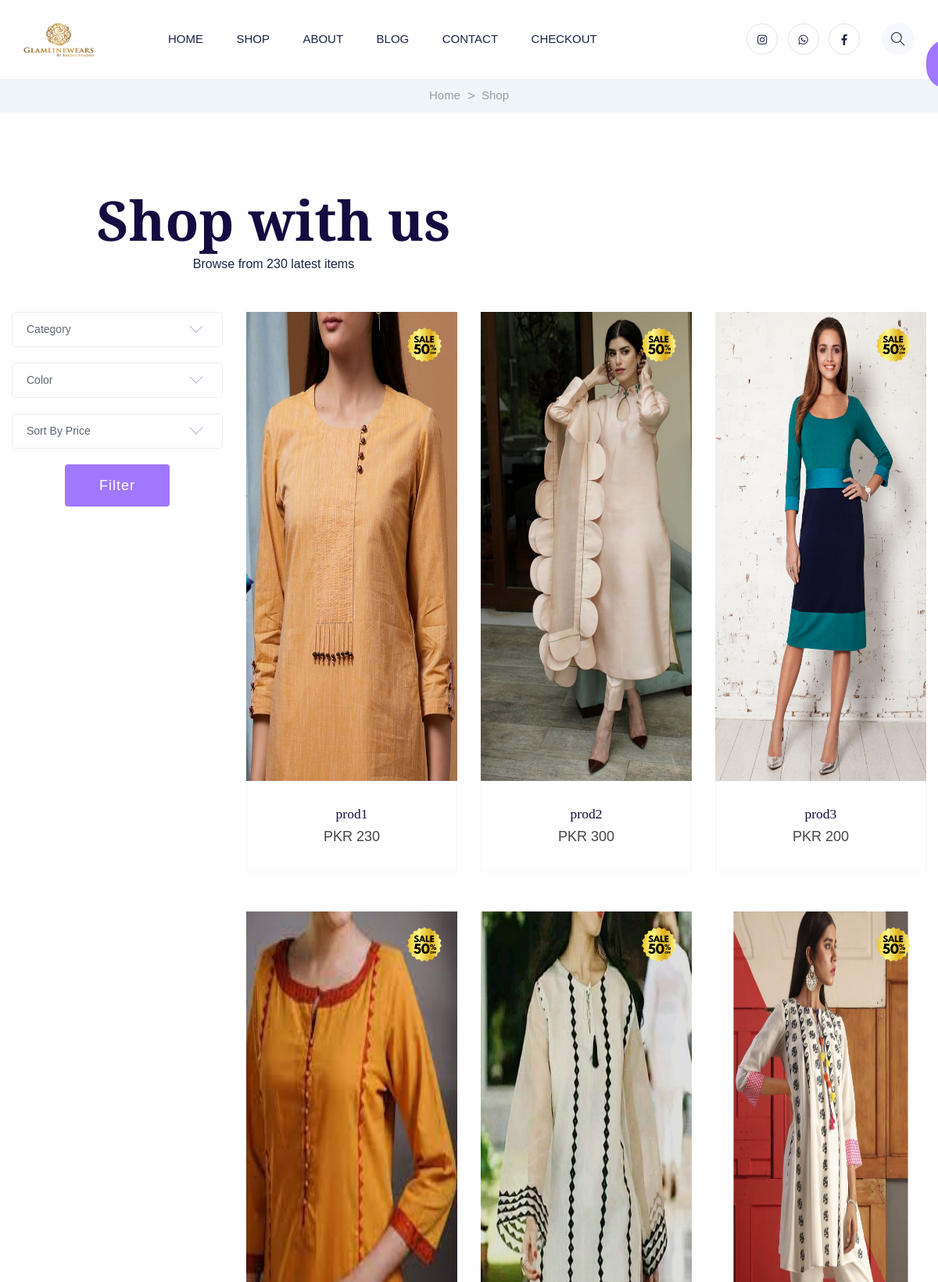
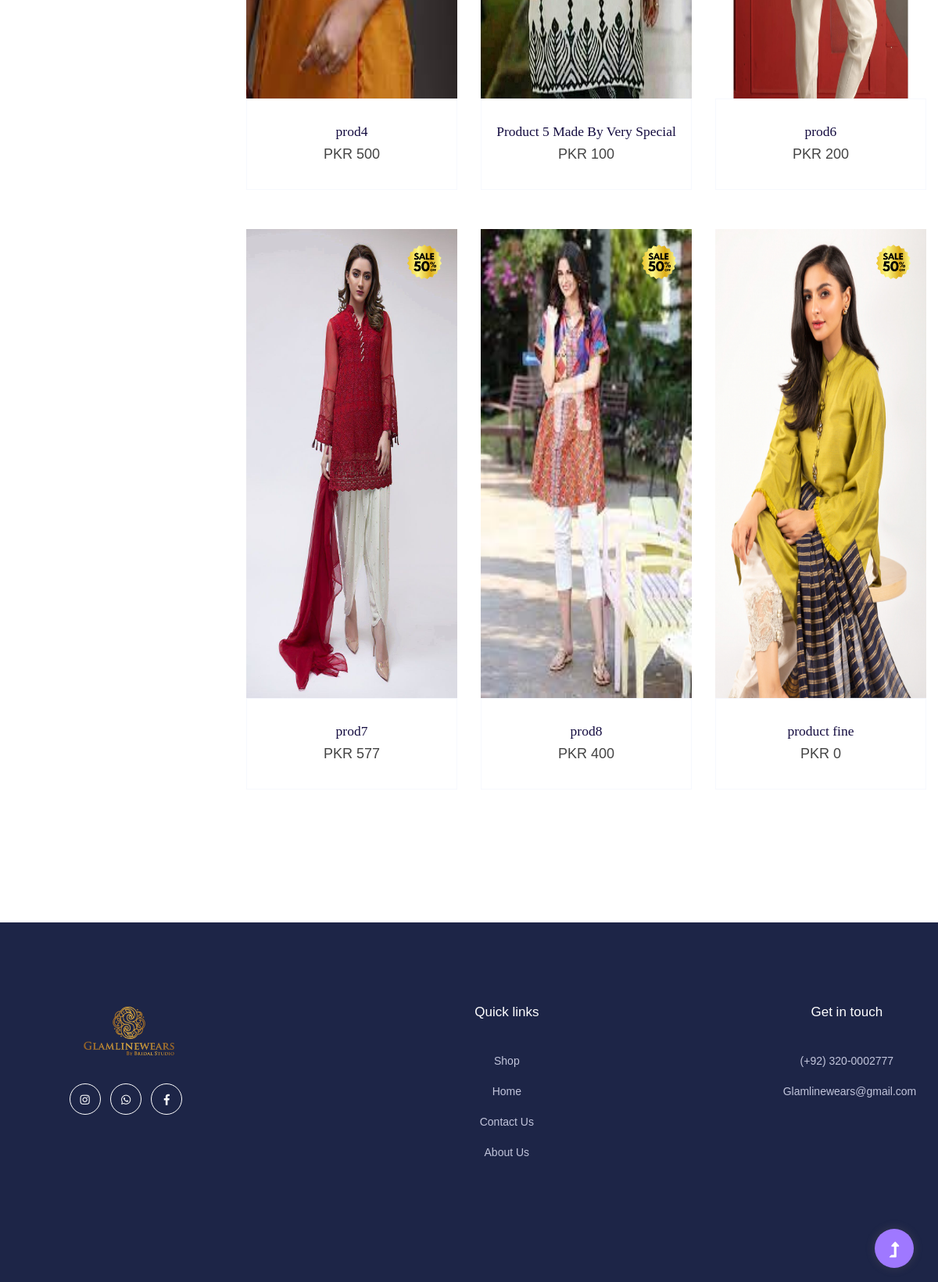
/prodpage/, run on the app's committed database (2 pictures, top to bottom).
### shop/models.py (models this page shows, shortened)
class product(models.Model):
    product_id = models.AutoField
    product_name = models.CharField(max_length=300)
    price=models.IntegerField(default=0)
    price1=models.IntegerField(default=0)
    category=models.CharField(max_length=100,default="")
    colour=models.CharField(max_length=100,default="")
    types=models.CharField(max_length=150,default="")
    subcategory=models.CharField(max_length=50,default="")
    description = models.CharField(max_length=20000)
    proddate=models.DateField()
    images=models.ImageField(upload_to="shop/images",default="")
    images1=models.ImageField(upload_to="shop/images",default="")
    images2=models.ImageField(upload_to="shop/images",default="")

### shop/views.py (the view)
# urls.py: path('prodpage/', views.productpage,name='productpage'),
def productpage(request):
    if request.method == "POST":
        categ = request.POST.get('category', "")
        pric = request.POST.get('pricee', "")
        colr = request.POST.get('color', "")
        if pric=="htl" and categ != "Category" and colr != "Color":
            prod3 = product.objects.filter(types=categ)
            prod2 = prod3.filter(colour=colr)
            prod=prod2.order_by('-price')
            print(prod)
            dic = {'allprods': prod}
            return render(request, 'shop/shop.html', dic)
        elif pric=="lth" and categ != "Category" and colr != "Color":
            prod3 = product.objects.filter(types=categ)
            prod2 = prod3.filter(colour=colr)
            prod=prod2.order_by('price')
            print(prod)
            dic = {'allprods': prod}
            return render(request, 'shop/shop.html', dic)
        elif pric=="htl" and categ != "Category":
            prod3 = product.objects.filter(types=categ)
            prod=prod3.order_by('-price')
            print(prod)
            dic = {'allprods': prod}
            return render(request, 'shop/shop.html', dic)
        elif pric=="lth" and categ != "Category":
            prod3 = product.objects.filter(types=categ)
            prod=prod3.order_by('price')
            print(prod)
            dic = {'allprods': prod}
            return render(request, 'shop/shop.html', dic)
        elif categ != "Category" and colr != "Color":
            prod2 = product.objects.filter(types=categ)
            prod = prod2.filter(colour=colr)
            dic = {'allprods': prod}
            return render(request, 'shop/shop.html', dic)
        elif pric=="htl"  and colr != "Color":
            prod2 = product.objects.filter(colour=colr)
            prod=prod2.order_by('-price')
            print(prod)
            dic = {'allprods': prod}
            return render(request, 'shop/shop.html', dic)
        elif pric=="lth"  and colr != "Color":
            prod2 = product.objects.filter(colour=colr)
            prod=prod2.order_by('price')
            print(prod)
            dic = {'allprods': prod}
            return render(request, 'shop/shop.html', dic)
        elif colr != "Color":
            prod = product.objects.filter(colour=colr)
            dic = {'allprods': prod}
            return render(request, 'shop/shop.html', dic)
        elif categ != "Category" and colr=="Color":
            print(categ)
            prod = product.objects.filter(types='shirt')
            dic = {'allprods': prod}
            return render(request, 'shop/shop.html', dic)
        elif pric=="htl"  and colr == "Color":
            prod=product.objects.order_by('-price')
            print(prod)
            dic = {'allprods': prod}
            return render(request, 'shop/shop.html', dic)
        elif pric=="lth"  and colr == "Color":
            prod=product.objects.order_by('price')
            print(prod)
            dic = {'allprods': prod}
            return render(request, 'shop/shop.html', dic)
        else:
            prod = product.objects.filter(category='newarrival')
            dic = {'allprods': prod}
            return render(request, 'shop/shop.html', dic)
    else:
        prod = product.objects.filter(category='newarrival')
        dic = {'allprods': prod}
        return render(request, 'shop/shop.html', dic)

### shop/templates/shop/shop.html (shortened to what this page needs)
{% extends 'shop/basic.html'%}
{%block body%}
{% load static%}
    <main>
        <div class="page-notification">
            <div class="container">
                <div class="row">
                    <div class="col-lg-12">
                        <nav aria-label="breadcrumb">
                            <ol class="breadcrumb justify-content-center">
                                <li class="breadcrumb-item"><a href="index.html">Home</a></li>
                                <li class="breadcrumb-item"><a href="#">Shop</a></li>
                            </ol>
                        </nav>
                    </div>
                </div>
            </div>
        </div>
        <div class="category-area">
            <div class="container">
                <div class="row">
                    <div class="col-xl-7 col-lg-8 col-md-10">
                        <div class="section-tittle mb-50">
                            <h2>Shop with us</h2>
                            <p>Browse from 230 latest items</p>
                        </div>
                    </div>
                </div>
                <div class="row">
                    <div class="col-xl-3 col-lg-3 col-md-4 ">
                        <div class="category-listing mb-50">
                            <div class="single-listing">
<form  action="." method="post">{% csrf_token %}
<button type="submit" class="btn">Filter</button>
</form>
                            </div>
                        </div>
                    </div>
                    <div class="col-xl-9 col-lg-9 col-md-8 ">
                        <div class="new-arrival new-arrival2">
                            <div class="row">
{%for i in allprods%}
                                <div class="col-xl-4 col-lg-4 col-md-6 col-sm-6">
                                    <a href="/proddet/{{i.id}}">
                                    <div class="single-new-arrival mb-50 text-center">
                                        <div class="popular-img">
                                            <img src="/media/{{i.images}}" alt="">
                                            <div class="favorit-items">
                                                <img src="{%static 'shop/assets/img/gallery/card1.png'%}" alt="">
                                            </div>
                                        </div>
                                        <div class="popular-caption">
                                         <h3>{{i.product_name}}</h3>
                                        <span>PKR {{i.price}}</span>
                                    </div>
                                </div>
                                    </a>
                            </div>
                                {%endfor%}
</div>
</div>
</div>
</div>
</div>
</div>
</main>
{%endblock%}

### shop/templates/shop/basic.html (shortened to what this page needs)
<!doctype html>
<html class="no-js" lang="zxx">
<head>
    {%load static%}
 <link rel="stylesheet" href="https://stackpath.bootstrapcdn.com/bootstrap/4.5.2/css/bootstrap.min.css">
    <link rel="stylesheet" href="{%static 'shop/assets/css/bootstrap.min.css'%}">
    <link rel="stylesheet" href="{%static 'shop/assets/css/owl.carousel.min.css'%}">
    <link rel="stylesheet" href="{%static 'shop/assets/css/flaticon.css'%}">
    <link rel="stylesheet" href="{%static 'shop/assets/css/progressbar_barfiller.css'%}">
    <link rel="stylesheet" href="{%static 'shop/assets/css/gijgo.css'%}">
    <link rel="stylesheet" href="{%static 'shop/assets/css/animate.min.css'%}">
    <link rel="stylesheet" href="{%static 'shop/assets/css/animated-headline.css'%}">
    <link rel="stylesheet" href="{%static 'shop/assets/css/magnific-popup.css'%}">
    <link rel="stylesheet" href="{%static 'shop/assets/css/fontawesome-all.min.css'%}">
    <link rel="stylesheet" href="{%static 'shop/assets/css/themify-icons.css'%}">
    <link rel="stylesheet" href="{%static 'shop/assets/css/slick.css'%}">
    <link rel="stylesheet" href="{%static 'shop/assets/css/nice-select.css'%}">
    <link rel="stylesheet" href="{%static 'shop/assets/css/style.css'%}">
</head>
<body >
 <header>
        <div class="header-area ">
            <div class="main-header header-sticky">
                <div class="container-fluid">
                    <div class="menu-wrapper d-flex align-items-center justify-content-between">
                        <div class="header-left d-flex align-items-center">
                            <div class="logo">
                               <img src="{%static 'shop/assets/img/logo/logos.png'%}" width="120px" height="45" alt="">
                            </div>
                            <div class="main-menu  d-none d-lg-block">
                                <nav>
                                    <ul id="navigation">
                                        <li><a href="/">Home</a></li>
                                        <li><a href="/prodpage/">shop</a></li>
                                        <li><a href="/about/">About</a></li>
                                        <li><a href="/blog/">Blog</a>
                                        </li>
                                        <li><a href="/contact/">Contact</a></li>
                                    <li><a href="/checkout/">checkout</a></li>
                                    </ul>
                                </nav>
                            </div>
                        </div>
                        <div class="header-right1 d-flex align-items-center">
                            <div class="header-social d-none d-md-block">
                                <a href="https://www.instagram.com/glamlinewears/?igshid=18p2k76gkdc45"><i class="fab fa-instagram"></i></a>
                                <a href="https://wa.me/923200002777"><i class="fab fa-whatsapp"></i></a>
                                <a href="https://www.facebook.com/glamlinewear"><i class="fab fa-facebook-f"></i></a>
                            </div>
                            <div class="search d-none d-md-block">
                                <ul class="d-flex align-items-center">
                                    <li class="mr-15">
                                        <div class="nav-search search-switch">
                                            <i class="ti-search"></i>
                                        </div>
                                    </li>
                                </ul>
                            </div>
                             <a href="/checkout">
                                        <div class="card-stor">
                                        </div></a>
                        </div>
                </div>
            </div>
                </div></div></div>
    </header>
    {% block body %} {% endblock %}
<footer>
    <div class="footer-area footer-padding">
        <div class="container-fluid ">
            <div class="row d-flex justify-content-between">
                <div class="col-xl-3 col-lg-3 col-md-8 col-sm-8">
                 <div class="single-footer-caption mb-50">
                   <div class="single-footer-caption mb-30">
                      <div class="footer-logo mb-35">
                       <a href=""><img src="{%static 'shop/assets/img/logo/logos.png'%}" width="60%" alt=""></a>
                   </div>
                   <div class="footer-social">
                     <a href="https://www.instagram.com/glamlinewears/?igshid=18p2k76gkdc45"><i class="fab fa-instagram"></i></a>
                    <a href="https://wa.me/923200002777"><i class="fab fa-whatsapp"></i></a>
                    <a href="https://www.facebook.com/glamlinewear"><i class="fab fa-facebook-f"></i></a>
                </div>
            </div>
        </div>
    </div>
    <div class="col-xl-2 col-lg-2 col-md-4 col-sm-4">
        <div class="single-footer-caption mb-50">
            <div class="footer-tittle">
                <h4>Quick links</h4>
                <ul>
                    <li><a href="/prodpage/">Shop</a></li>
                    <li><a href="/">Home</a></li>
                    <li><a href="/contact/">Contact Us</a></li>
                    <li><a href="/about/">About Us</a></li>
                </ul>
            </div>
        </div>
    </div>
    <div class="col-xl-2 col-lg-3 col-md-4 col-sm-4">
        <div class="single-footer-caption mb-50">
            <div class="footer-tittle">
                <h4>Get in touch</h4>
                <ul>
                    <li><a href="https://wa.me/923200002777">(+92) 320-0002777</a></li>
                    <li><a href="mailto: Glamlinewears@gmail.com">Glamlinewears@gmail.com</a></li>
                </ul>
            </div>
        </div>
    </div>
</div>
</div>
</div>
<div class="footer-bottom-area">
    <div class="container">
        <div class="footer-border">
           <div class="row d-flex align-items-center">
               <div class="col-xl-12 ">
                  </div>
              </div>
          </div>
      </div>
  </div>
</footer>
<div id="back-top" >
    <a title="Go to Top" href="#"> <i class="fas fa-level-up-alt"></i></a>
</div>
</body>
</html>

### shop/templates/shop/shop.html (style rules this page uses)
.popular-img img { height:600px; }

### shop/templates/shop/basic.html (style rules this page uses)
.col-md-6 img { width: 100%; height: 600px; }
html,body { margin:0; padding:0; }
.row { text-align: center; }

### data on the page
product: images (picture), product_name "prod1", price "230"
product: images (picture), product_name "prod2", price "300"
product: images (picture), product_name "prod3", price "200"
product: images (picture), product_name "prod4", price "500"
product: images (picture), product_name "Product 5 Made By Very Special", price "100"
product: images (picture), product_name "prod6", price "200"
product: images (picture), product_name "prod7", price "577"
product: images (picture), product_name "prod8", price "400"
product: images (picture), product_name "product fine", price "0"
